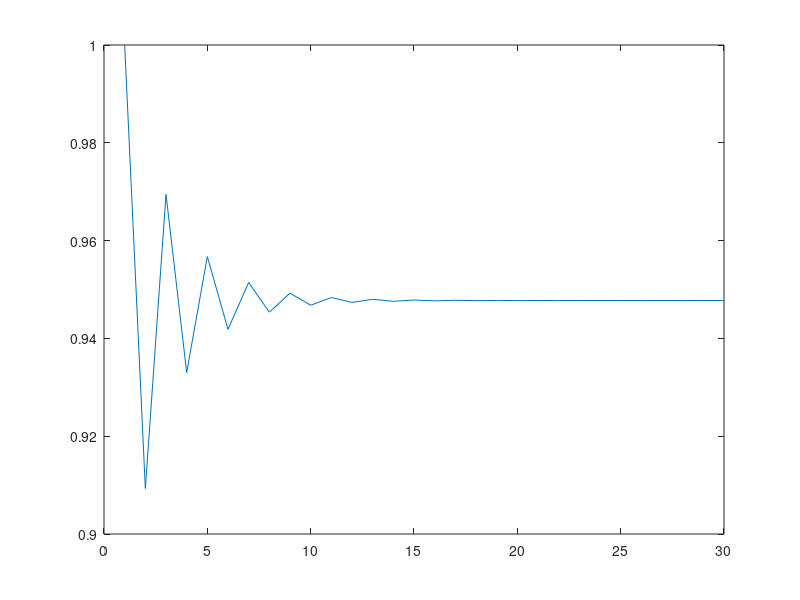

Recreate this plot in MATLAB.
clc
close all
N=30;
a=ones(1,N);
a(1)=1;
for n=1:N-1
%  a(n+1)=log(a(n)^2+1)*2;
% a(n+1)=1.5*sin(a(n));
%  a(n+1)=tan(a(n)/2);
% a(n+1)=tan(a(n));
% a(n+1)=2*tan(a(n)/2);
 a(n+1)=sin(2*a(n));
% a(n+1)=
% a(n+1)=

end
plot(a,'-')
hold on
% syms x
x=0:0.01:N;
% plot(x,8.6625-2.^(-x+5))
% plot(x,1+7.66258*exp(x-5)./(exp(x-5)+1))
% plot(x,8.66258-1./(x-1))